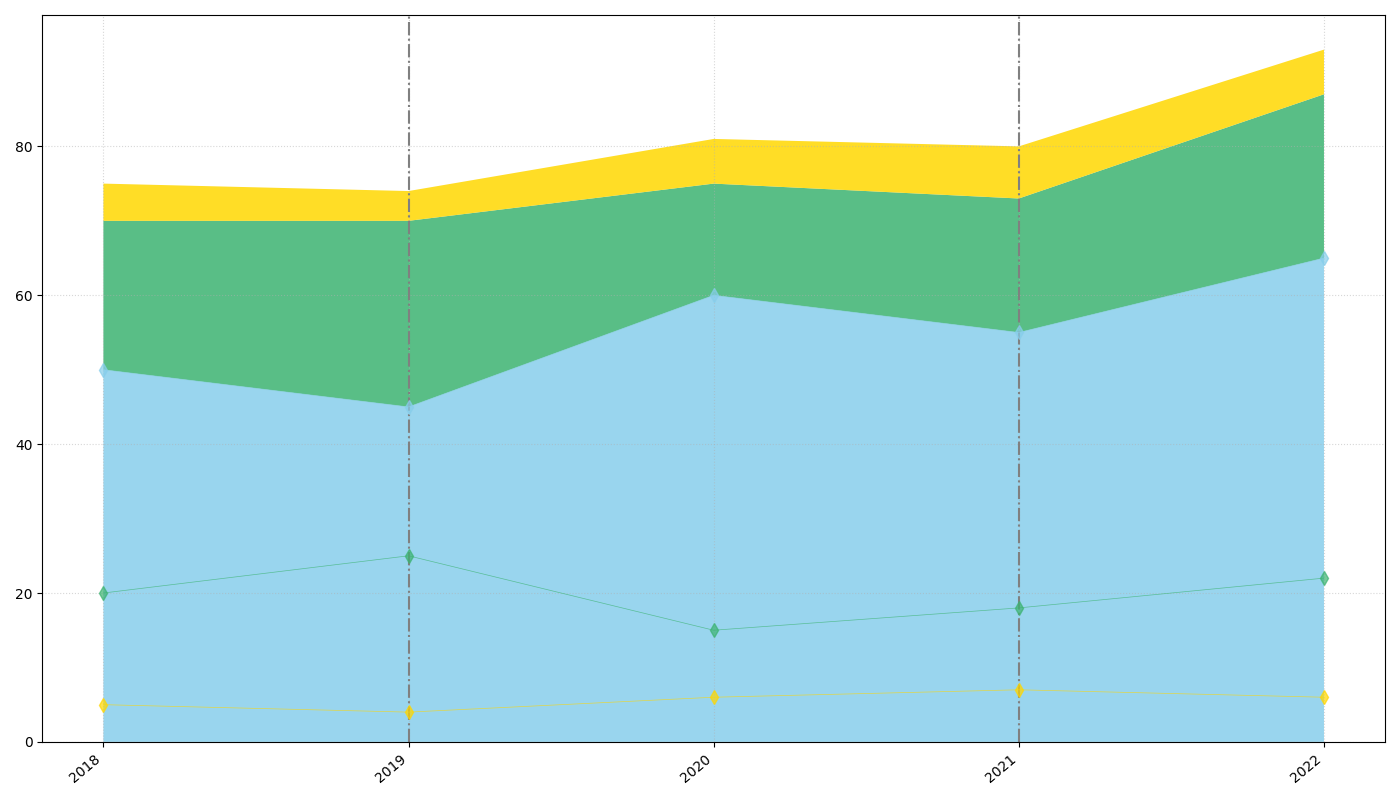

The script that drew this image:
import matplotlib.pyplot as plt
import numpy as np

years = np.arange(2018, 2023)
swimmer_assist = np.array([50, 45, 60, 55, 65])
minor_injuries = np.array([20, 25, 15, 18, 22])
major_injuries = np.array([5, 4, 6, 7, 6])

rescue_data = np.vstack([swimmer_assist, minor_injuries, major_injuries])

fig, ax = plt.subplots(figsize=(14, 8))
ax.stackplot(years, rescue_data, colors=['#87CEEB', '#3CB371', '#FFD700'], alpha=0.85)

highlight_years = [2019, 2021]
for year in highlight_years:
    ax.axvline(x=year, color='gray', linestyle='-.', linewidth=1.5)

ax.grid(visible=True, linestyle=':', alpha=0.5)

ax.set_xticks(years)
ax.set_xticklabels(years, rotation=40, ha='right')

for y, color in zip(rescue_data, ['#87CEEB', '#3CB371', '#FFD700']):
    ax.plot(years, y, marker='d', markersize=7, color=color, linestyle='-', linewidth=0.5, alpha=0.7)

plt.tight_layout()
plt.show()
